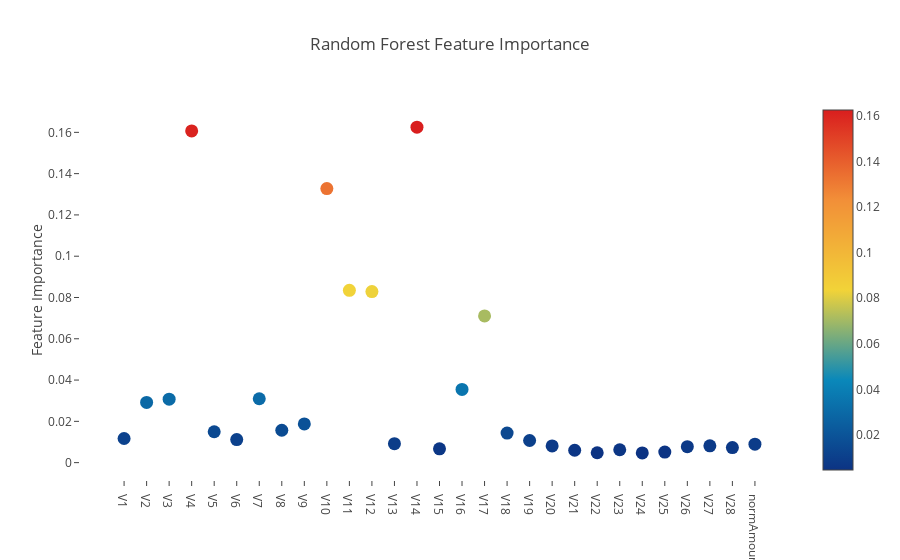

Notebook code cell kept with this figure:
### Code cell
# Import statements required for Plotly 
import plotly.offline as py
py.init_notebook_mode(connected=True)
import plotly.graph_objs as go
import plotly.tools as tls
# Scatter plot 
trace = go.Scatter(
    y = rf.feature_importances_,
    x = X.columns.values,
    mode='markers',
    marker=dict(
        sizemode = 'diameter',
        sizeref = 1,
        size = 13,
        #size= rf.feature_importances_,
        #color = np.random.randn(500), #set color equal to a variable
        color = rf.feature_importances_,
        colorscale='Portland',
        showscale=True
    ),
    text = X.columns.values
)
data = [trace]

layout= go.Layout(
    autosize= True,
    title= 'Random Forest Feature Importance',
    hovermode= 'closest',
     xaxis= dict(
         ticklen= 5,
         showgrid=False,
        zeroline=False,
        showline=False
     ),
    yaxis=dict(
        title= 'Feature Importance',
        showgrid=False,
        zeroline=False,
        ticklen= 5,
        gridwidth= 2
    ),
    showlegend= False
)
fig = go.Figure(data=data, layout=layout)
py.iplot(fig,filename='scatter2010')

### Figure 1 — Plotly figure (JSON) as saved in the notebook; plotly's stock layout.template omitted (floating-point values rounded to 4 significant figures)
{"data": [{"marker": {"color": [0.01168, 0.02918, 0.03075, 0.1607, 0.01496, 0.01115, 0.03094, 0.01569, 0.01875, 0.1327, 0.08346, 0.08287, 0.009181, 0.1625, 0.006703, 0.03547, 0.07105, 0.01434, 0.01072, 0.008102, 0.005998, 0.004799, 0.006239, 0.004731, 0.005142, 0.007724, 0.008136, 0.007301, 0.008943], "colorscale": "Portland", "showscale": true, "size": 13, "sizemode": "diameter", "sizeref": 1}, "mode": "markers", "text": ["V1", "V2", "V3", "V4", "V5", "V6", "V7", "V8", "V9", "V10", "V11", "V12", "V13", "V14", "V15", "V16", "V17", "V18", "V19", "V20", "V21", "V22", "V23", "V24", "V25", "V26", "V27", "V28", "normAmount"], "type": "scatter", "x": ["V1", "V2", "V3", "V4", "V5", "V6", "V7", "V8", "V9", "V10", "V11", "V12", "V13", "V14", "V15", "V16", "V17", "V18", "V19", "V20", "V21", "V22", "V23", "V24", "V25", "V26", "V27", "V28", "normAmount"], "y": [0.01168, 0.02918, 0.03075, 0.1607, 0.01496, 0.01115, 0.03094, 0.01569, 0.01875, 0.1327, 0.08346, 0.08287, 0.009181, 0.1625, 0.006703, 0.03547, 0.07105, 0.01434, 0.01072, 0.008102, 0.005998, 0.004799, 0.006239, 0.004731, 0.005142, 0.007724, 0.008136, 0.007301, 0.008943]}], "layout": {"autosize": true, "hovermode": "closest", "showlegend": false, "title": "Random Forest Feature Importance", "xaxis": {"showgrid": false, "showline": false, "ticklen": 5, "zeroline": false}, "yaxis": {"gridwidth": 2, "showgrid": false, "ticklen": 5, "title": "Feature Importance", "zeroline": false}}}
